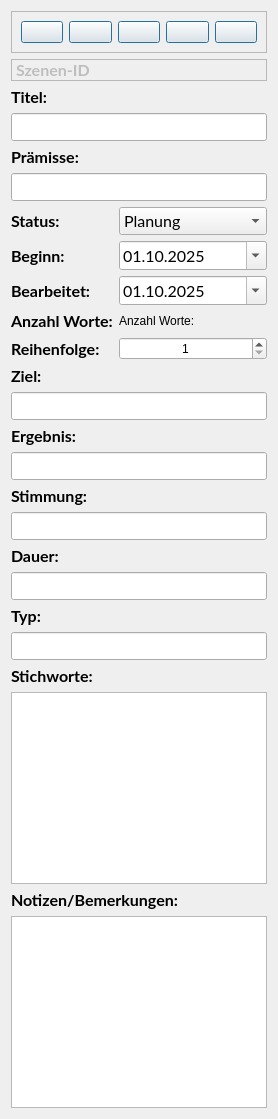
             <widget class="QWidget" name="tabEditorScenes">
              <attribute name="title">
               <string>Szenen</string>
              </attribute>
              <layout class="QFormLayout" name="formLayout_7">
               <item row="0" column="0" colspan="2">
                <widget class="QFrame" name="toolbarEditorScenes">
                 <property name="sizePolicy">
                  <sizepolicy hsizetype="Expanding" vsizetype="Expanding">
                   <horstretch>0</horstretch>
                   <verstretch>0</verstretch>
                  </sizepolicy>
                 </property>
                 <property name="frameShape">
                  <enum>QFrame::Shape::StyledPanel</enum>
                 </property>
                 <property name="frameShadow">
                  <enum>QFrame::Shadow::Raised</enum>
                 </property>
                 <layout class="QHBoxLayout" name="horizontalLayout_7">
                  <item>
                   <widget class="QPushButton" name="newBtnEditorScene">
                    <property name="cursor">
                     <cursorShape>PointingHandCursor</cursorShape>
                    </property>
                    <property name="toolTip">
                     <string>Einen neuen Datensatz erstellen</string>
                    </property>
                    <property name="text">
                     <string/>
                    </property>
                    <property name="icon">
                     <iconset theme="document-new"/>
                    </property>
                    <property name="iconSize">
                     <size>
                      <width>32</width>
                      <height>32</height>
                     </size>
                    </property>
                    <property name="default">
                     <bool>true</bool>
                    </property>
                    <property name="flat">
                     <bool>false</bool>
                    </property>
                   </widget>
                  </item>
                  <item>
                   <widget class="QPushButton" name="nextBtnEditorScene">
                    <property name="cursor">
                     <cursorShape>PointingHandCursor</cursorShape>
                    </property>
                    <property name="toolTip">
                     <string>Einen Datensatz vor</string>
                    </property>
                    <property name="text">
                     <string/>
                    </property>
                    <property name="icon">
                     <iconset theme="go-next"/>
                    </property>
                    <property name="iconSize">
                     <size>
                      <width>32</width>
                      <height>32</height>
                     </size>
                    </property>
                    <property name="default">
                     <bool>true</bool>
                    </property>
                    <property name="flat">
                     <bool>false</bool>
                    </property>
                   </widget>
                  </item>
                  <item>
                   <widget class="QPushButton" name="previousBtnEditorScene">
                    <property name="cursor">
                     <cursorShape>PointingHandCursor</cursorShape>
                    </property>
                    <property name="toolTip">
                     <string>Einen Datensatz zurück</string>
                    </property>
                    <property name="text">
                     <string/>
                    </property>
                    <property name="icon">
                     <iconset theme="go-previous"/>
                    </property>
                    <property name="iconSize">
                     <size>
                      <width>32</width>
                      <height>32</height>
                     </size>
                    </property>
                    <property name="default">
                     <bool>true</bool>
                    </property>
                    <property name="flat">
                     <bool>false</bool>
                    </property>
                   </widget>
                  </item>
                  <item>
                   <widget class="QPushButton" name="deleteBtnEditorScene">
                    <property name="cursor">
                     <cursorShape>PointingHandCursor</cursorShape>
                    </property>
                    <property name="toolTip">
                     <string>Den aktuellen Datensatz löschen</string>
                    </property>
                    <property name="text">
                     <string/>
                    </property>
                    <property name="icon">
                     <iconset theme="user-trash"/>
                    </property>
                    <property name="iconSize">
                     <size>
                      <width>32</width>
                      <height>32</height>
                     </size>
                    </property>
                    <property name="default">
                     <bool>true</bool>
                    </property>
                    <property name="flat">
                     <bool>false</bool>
                    </property>
                   </widget>
                  </item>
                  <item>
                   <widget class="QPushButton" name="saveBtnEditorScene">
                    <property name="cursor">
                     <cursorShape>PointingHandCursor</cursorShape>
                    </property>
                    <property name="toolTip">
                     <string>Den aktuellen Datensatz speichern</string>
                    </property>
                    <property name="text">
                     <string/>
                    </property>
                    <property name="icon">
                     <iconset theme="document-save"/>
                    </property>
                    <property name="iconSize">
                     <size>
                      <width>32</width>
                      <height>32</height>
                     </size>
                    </property>
                    <property name="default">
                     <bool>true</bool>
                    </property>
                    <property name="flat">
                     <bool>false</bool>
                    </property>
                   </widget>
                  </item>
                 </layout>
                </widget>
               </item>
               <item row="1" column="0" colspan="2">
                <widget class="QLabel" name="labelEditorSceneID">
                 <property name="enabled">
                  <bool>false</bool>
                 </property>
                 <property name="font">
                  <font>
                   <family>Lato</family>
                   <pointsize>12</pointsize>
                   <bold>true</bold>
                   <stylestrategy>PreferAntialias</stylestrategy>
                   <kerning>true</kerning>
                  </font>
                 </property>
                 <property name="frameShape">
                  <enum>QFrame::Shape::StyledPanel</enum>
                 </property>
                 <property name="frameShadow">
                  <enum>QFrame::Shadow::Sunken</enum>
                 </property>
                 <property name="text">
                  <string>Szenen-ID</string>
                 </property>
                </widget>
               </item>
               <item row="2" column="0">
                <widget class="QLabel" name="labelEditorSceneTitle">
                 <property name="font">
                  <font>
                   <family>Lato</family>
                   <pointsize>12</pointsize>
                   <bold>true</bold>
                   <stylestrategy>PreferAntialias</stylestrategy>
                   <kerning>true</kerning>
                  </font>
                 </property>
                 <property name="text">
                  <string>Titel:</string>
                 </property>
                </widget>
               </item>
               <item row="3" column="0" colspan="2">
                <widget class="QLineEdit" name="lineEditorSceneTitle">
                 <property name="font">
                  <font>
                   <family>Lato</family>
                   <pointsize>12</pointsize>
                   <bold>false</bold>
                   <stylestrategy>PreferAntialias</stylestrategy>
                   <kerning>true</kerning>
                  </font>
                 </property>
                </widget>
               </item>
               <item row="4" column="0">
                <widget class="QLabel" name="labelEditorScenePremise">
                 <property name="font">
                  <font>
                   <family>Lato</family>
                   <pointsize>12</pointsize>
                   <bold>true</bold>
                   <stylestrategy>PreferAntialias</stylestrategy>
                   <kerning>true</kerning>
                  </font>
                 </property>
                 <property name="text">
                  <string>Prämisse:</string>
                 </property>
                </widget>
               </item>
               <item row="5" column="0" colspan="2">
                <widget class="QLineEdit" name="lineEditorScenePremise">
                 <property name="font">
                  <font>
                   <family>Lato</family>
                   <pointsize>12</pointsize>
                   <bold>false</bold>
                   <stylestrategy>PreferAntialias</stylestrategy>
                   <kerning>true</kerning>
                  </font>
                 </property>
                </widget>
               </item>
               <item row="6" column="0">
                <widget class="QLabel" name="labelEditorSceneStatus">
                 <property name="font">
                  <font>
                   <family>Lato</family>
                   <pointsize>12</pointsize>
                   <bold>true</bold>
                   <stylestrategy>PreferAntialias</stylestrategy>
                   <kerning>true</kerning>
                  </font>
                 </property>
                 <property name="text">
                  <string>Status:</string>
                 </property>
                </widget>
               </item>
               <item row="6" column="1">
                <widget class="QComboBox" name="comboBoxEditorSceneStatus">
                 <property name="font">
                  <font>
                   <family>Lato</family>
                   <pointsize>12</pointsize>
                   <bold>false</bold>
                   <stylestrategy>PreferAntialias</stylestrategy>
                   <kerning>true</kerning>
                  </font>
                 </property>
                 <item>
                  <property name="text">
                   <string>Planung</string>
                  </property>
                 </item>
                 <item>
                  <property name="text">
                   <string>Entwicklung</string>
                  </property>
                 </item>
                 <item>
                  <property name="text">
                   <string>Bearbeitung</string>
                  </property>
                 </item>
                 <item>
                  <property name="text">
                   <string>Test</string>
                  </property>
                 </item>
                 <item>
                  <property name="text">
                   <string>Fertig</string>
                  </property>
                 </item>
                </widget>
               </item>
               <item row="7" column="0">
                <widget class="QLabel" name="labelEditorSceneBegin">
                 <property name="font">
                  <font>
                   <family>Lato</family>
                   <pointsize>12</pointsize>
                   <bold>true</bold>
                   <stylestrategy>PreferAntialias</stylestrategy>
                   <kerning>true</kerning>
                  </font>
                 </property>
                 <property name="text">
                  <string>Beginn:</string>
                 </property>
                </widget>
               </item>
               <item row="7" column="1">
                <widget class="QDateEdit" name="dateEditorSceneBegin">
                 <property name="font">
                  <font>
                   <family>Lato</family>
                   <pointsize>12</pointsize>
                   <bold>false</bold>
                   <stylestrategy>PreferAntialias</stylestrategy>
                   <kerning>true</kerning>
                  </font>
                 </property>
                 <property name="displayFormat">
                  <string>dd.MM.yyyy</string>
                 </property>
                 <property name="calendarPopup">
                  <bool>true</bool>
                 </property>
                 <property name="date">
                  <date>
                   <year>2025</year>
                   <month>10</month>
                   <day>1</day>
                  </date>
                 </property>
                </widget>
               </item>
               <item row="8" column="0">
                <widget class="QLabel" name="labelEditorSceneEdited">
                 <property name="font">
                  <font>
                   <family>Lato</family>
                   <pointsize>12</pointsize>
                   <bold>true</bold>
                   <stylestrategy>PreferAntialias</stylestrategy>
                   <kerning>true</kerning>
                  </font>
                 </property>
                 <property name="text">
                  <string>Bearbeitet:</string>
                 </property>
                </widget>
               </item>
               <item row="8" column="1">
                <widget class="QDateEdit" name="dateEditorSceneEdited">
                 <property name="font">
                  <font>
                   <family>Lato</family>
                   <pointsize>12</pointsize>
                   <bold>false</bold>
                   <stylestrategy>PreferAntialias</stylestrategy>
                   <kerning>true</kerning>
                  </font>
                 </property>
                 <property name="displayFormat">
                  <string>dd.MM.yyyy</string>
                 </property>
                 <property name="calendarPopup">
                  <bool>true</bool>
                 </property>
                 <property name="date">
                  <date>
                   <year>2025</year>
                   <month>10</month>
                   <day>1</day>
                  </date>
                 </property>
                </widget>
               </item>
               <item row="9" column="0">
                <widget class="QLabel" name="labelEditorWordCount">
                 <property name="font">
                  <font>
                   <family>Lato</family>
                   <pointsize>12</pointsize>
                   <bold>true</bold>
                   <stylestrategy>PreferAntialias</stylestrategy>
                   <kerning>true</kerning>
                  </font>
                 </property>
                 <property name="text">
                  <string>Anzahl Worte:</string>
                 </property>
                </widget>
               </item>
               <item row="9" column="1">
                <widget class="QLabel" name="labelEditorSceneWordCount">
                 <property name="text">
                  <string>Anzahl Worte:</string>
                 </property>
                </widget>
               </item>
               <item row="10" column="0">
                <widget class="QLabel" name="labelEditorSceneOrder">
                 <property name="font">
                  <font>
                   <family>Lato</family>
                   <pointsize>12</pointsize>
                   <bold>true</bold>
                   <stylestrategy>PreferAntialias</stylestrategy>
                   <kerning>true</kerning>
                  </font>
                 </property>
                 <property name="text">
                  <string>Reihenfolge:</string>
                 </property>
                </widget>
               </item>
               <item row="10" column="1">
                <widget class="QSpinBox" name="spinBoxEditorSceneOrder">
                 <property name="alignment">
                  <set>Qt::AlignmentFlag::AlignCenter</set>
                 </property>
                 <property name="minimum">
                  <number>1</number>
                 </property>
                 <property name="maximum">
                  <number>999</number>
                 </property>
                </widget>
               </item>
               <item row="16" column="0">
                <widget class="QLabel" name="labelEditorSceneGoal">
                 <property name="font">
                  <font>
                   <family>Lato</family>
                   <pointsize>12</pointsize>
                   <bold>true</bold>
                   <stylestrategy>PreferAntialias</stylestrategy>
                   <kerning>true</kerning>
                  </font>
                 </property>
                 <property name="text">
                  <string>Ziel:</string>
                 </property>
                </widget>
               </item>
               <item row="17" column="0" colspan="2">
                <widget class="QLineEdit" name="lineEditorSceneGoal">
                 <property name="font">
                  <font>
                   <family>Lato</family>
                   <pointsize>12</pointsize>
                   <bold>false</bold>
                   <stylestrategy>PreferAntialias</stylestrategy>
                   <kerning>true</kerning>
                  </font>
                 </property>
                </widget>
               </item>
               <item row="18" column="0">
                <widget class="QLabel" name="labelEditorSceneResult">
                 <property name="font">
                  <font>
                   <family>Lato</family>
                   <pointsize>12</pointsize>
                   <bold>true</bold>
                   <stylestrategy>PreferAntialias</stylestrategy>
                   <kerning>true</kerning>
                  </font>
                 </property>
                 <property name="text">
                  <string>Ergebnis:</string>
                 </property>
                </widget>
               </item>
               <item row="19" column="0" colspan="2">
                <widget class="QLineEdit" name="lineEditorSceneResult">
                 <property name="font">
                  <font>
                   <family>Lato</family>
                   <pointsize>12</pointsize>
                   <bold>false</bold>
                   <stylestrategy>PreferAntialias</stylestrategy>
                   <kerning>true</kerning>
                  </font>
                 </property>
                </widget>
               </item>
               <item row="24" column="0">
                <widget class="QLabel" name="labelEditorSceneMood">
                 <property name="font">
                  <font>
                   <family>Lato</family>
                   <pointsize>12</pointsize>
                   <bold>true</bold>
                   <stylestrategy>PreferAntialias</stylestrategy>
                   <kerning>true</kerning>
                  </font>
                 </property>
                 <property name="text">
                  <string>Stimmung:</string>
                 </property>
                </widget>
               </item>
               <item row="25" column="0" colspan="2">
                <widget class="QLineEdit" name="lineEditorceneMood">
                 <property name="font">
                  <font>
                   <family>Lato</family>
                   <pointsize>12</pointsize>
                   <bold>false</bold>
                   <stylestrategy>PreferAntialias</stylestrategy>
                   <kerning>true</kerning>
                  </font>
                 </property>
                </widget>
               </item>
               <item row="26" column="0">
                <widget class="QLabel" name="labelEditorSceneDuration">
                 <property name="font">
                  <font>
                   <family>Lato</family>
                   <pointsize>12</pointsize>
                   <bold>true</bold>
                   <stylestrategy>PreferAntialias</stylestrategy>
                   <kerning>true</kerning>
                  </font>
                 </property>
                 <property name="text">
                  <string>Dauer:</string>
                 </property>
                </widget>
               </item>
               <item row="27" column="0" colspan="2">
                <widget class="QLineEdit" name="lineEditorSceneDuration">
                 <property name="font">
                  <font>
                   <family>Lato</family>
                   <pointsize>12</pointsize>
                   <bold>false</bold>
                   <stylestrategy>PreferAntialias</stylestrategy>
                   <kerning>true</kerning>
                  </font>
                 </property>
                </widget>
               </item>
               <item row="28" column="0">
                <widget class="QLabel" name="labelEditorSceneType">
                 <property name="font">
                  <font>
                   <family>Lato</family>
                   <pointsize>12</pointsize>
                   <bold>true</bold>
                   <stylestrategy>PreferAntialias</stylestrategy>
                   <kerning>true</kerning>
                  </font>
                 </property>
                 <property name="text">
                  <string>Typ:</string>
                 </property>
                </widget>
               </item>
               <item row="29" column="0" colspan="2">
                <widget class="QLineEdit" name="lineEditorSceneType">
                 <property name="font">
                  <font>
                   <family>Lato</family>
                   <pointsize>12</pointsize>
                   <bold>false</bold>
                   <stylestrategy>PreferAntialias</stylestrategy>
                   <kerning>true</kerning>
                  </font>
                 </property>
                </widget>
               </item>
               <item row="30" column="0" colspan="2">
                <widget class="QLabel" name="labelEditorSceneTags">
                 <property name="font">
                  <font>
                   <family>Lato</family>
                   <pointsize>12</pointsize>
                   <bold>true</bold>
                   <stylestrategy>PreferAntialias</stylestrategy>
                   <kerning>true</kerning>
                  </font>
                 </property>
                 <property name="text">
                  <string>Stichworte:</string>
                 </property>
                </widget>
               </item>
               <item row="31" column="0" colspan="2">
                <widget class="QTextEdit" name="textEditorSceneTags">
                 <property name="font">
                  <font>
                   <family>Lato</family>
                   <pointsize>12</pointsize>
                   <bold>false</bold>
                   <stylestrategy>PreferAntialias</stylestrategy>
                   <kerning>true</kerning>
                  </font>
                 </property>
                </widget>
               </item>
               <item row="32" column="0" colspan="2">
                <widget class="QLabel" name="labelEditorSceneNotes">
                 <property name="font">
                  <font>
                   <family>Lato</family>
                   <pointsize>12</pointsize>
                   <bold>true</bold>
                   <stylestrategy>PreferAntialias</stylestrategy>
                   <kerning>true</kerning>
                  </font>
                 </property>
                 <property name="text">
                  <string>Notizen/Bemerkungen:</string>
                 </property>
                </widget>
               </item>
               <item row="33" column="0" colspan="2">
                <widget class="QTextEdit" name="textEditorSceneNotes">
                 <property name="font">
                  <font>
                   <family>Lato</family>
                   <pointsize>12</pointsize>
                   <bold>false</bold>
                   <stylestrategy>PreferAntialias</stylestrategy>
                   <kerning>true</kerning>
                  </font>
                 </property>
                </widget>
               </item>
              </layout>
             </widget>
